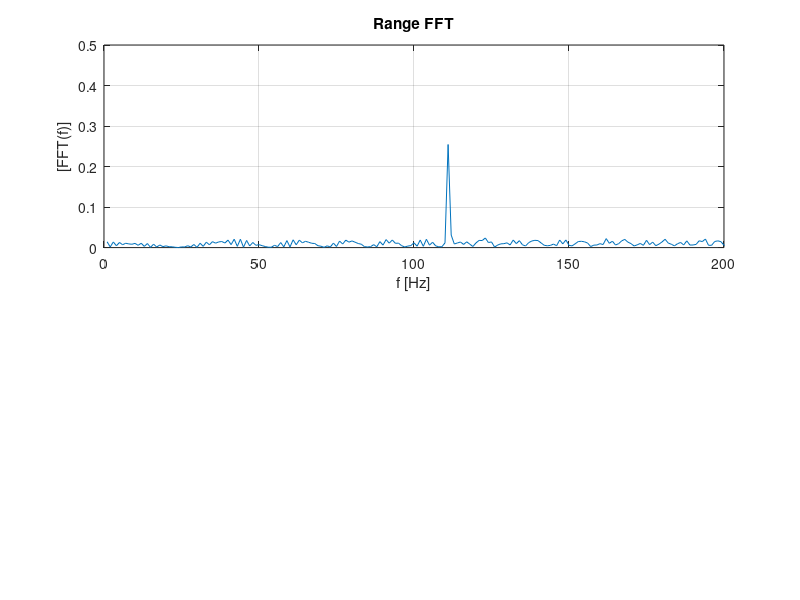
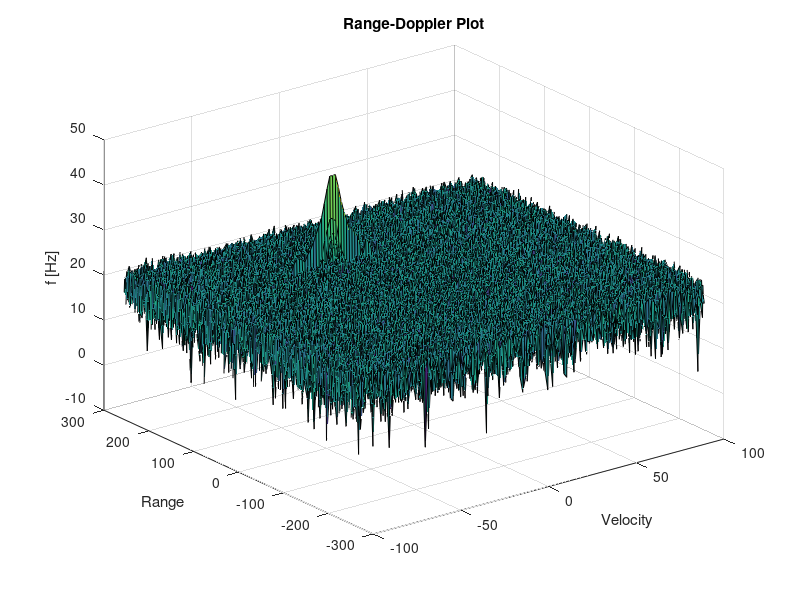

Source code (MATLAB) for these figures, in order: (Note: this script raises an error after producing the figures.)
clear all
clc;

%% Radar Specifications 
%%%%%%%%%%%%%%%%%%%%%%%%%%%
% Frequency of operation = 77GHz
% Max Range = 200m
% Range Resolution = 1 m
% Max Velocity = 100 m/s
%%%%%%%%%%%%%%%%%%%%%%%%%%%

%speed of light = 3e8
%% User Defined Range and Velocity of target

% define the target's initial position and velocity. Note : Velocity
% remains contant
 
R_Target = 110;    % initial distance of the target 
v_Traget = -20;    % speed of the target. The velocity varies from -70 to +70 m/s

%% FMCW Waveform Generation


% Design the FMCW waveform by giving the specs of each of its parameters.
% Calculate the Bandwidth (B), Chirp Time (Tchirp) and Slope (slope) of the FMCW
% chirp using the requirements above.


%Operating carrier frequency of Radar 
fc= 77e9;            % carrier freq            [Hz= 1/s]

% Initial conditions of Radar
max_range = 200;     % the radar maximum range [m]
d_res = 1;           % range resolution        [m]
c = 3*10^8 ;         % ligth speed [m/s]

% Sweep time for each chirp is defined as rule by 5.5 times of
% round trip time for Maximum Range
Tchirp = 5.5 * 2 * max_range / c;       % Tchirp

% Bandwidth for the each chirp for given resolution 
Bandwidth = c/(2*d_res);

% The slope of the chirp
Slope = Bandwidth/Tchirp;
                                                          
%The number of chirps in one sequence. Its ideal to have 2^ value for the ease of running the FFT
%for Doppler Estimation. 
Nd=128;                   % #of doppler cells OR #of sent periods % number of chirps

%The number of samples on each chirp. 
Nr=1024;                  %for length of time OR # of range cells

% Timestamp for running the displacement scenario for every sample on each
% chirp
t=linspace(0,Nd*Tchirp,Nr*Nd); %total time for samples
disp(size(t));


%Creating the vectors for Tx, Rx and Mix based on the total samples input.
Tx  = zeros(1,length(t)); %transmitted signal
Rx  = zeros(1,length(t)); %received signal
Mix = zeros(1,length(t)); %beat signal

%Similar vectors for range_covered and time delay.
r_t = zeros(1,length(t));
td  = zeros(1,length(t));


%% Signal generation and Moving Target simulation
% Running the radar scenario over the time. 

for i=1:length(t)         
    
    %For each time stamp update the Range of the Target for constant velocity. 
    r_t(i) = R_Target + v_Traget*t(i);
    tau(i) = (2*r_t(i))/c;

    %For each time sample we need update the transmitted and
    %received signal. 
    Tx(i)  = cos(2*pi * (fc*t(i) +Slope*(t(i)^2) / 2));
    Rx(i) = cos(2*pi * (fc*(t(i)-tau(i)) + 0.5*Slope*(t(i)-tau(i))^2));
    
    %Now by mixing the Transmit and Receive generate the beat signal
    %This is done by element wise matrix multiplication of Transmit and
    %Receiver Signal
    Mix(i) = Tx(i).*Rx(i);
    
end

%% RANGE MEASUREMENT

%reshape the vector into Nr*Nd array. Nr and Nd here would also define the size of
%Range and Doppler FFT respectively.
Mix = reshape(Mix,[Nr,Nd]);

%run the FFT on the beat signal along the range bins dimension (Nr) and
%normalize.
signal_fft = fft(Mix,Nr);

% Take the absolute value of FFT output
signal_fft = abs(signal_fft)./Nr;

% Output of FFT is double sided signal, but we are interested in only one side of the spectrum.
% Hence we throw out half of the samples.
signal_fft = signal_fft(1:Nr/2+1);

%plotting the range
figure ('Name','Range from First FFT')
subplot(2,1,1)
plot(signal_fft);

xlabel('f [Hz]')
ylabel('[FFT(f)]')
axis ([0 200 0 0.5]);
grid on;
title("Range FFT");

%% RANGE DOPPLER RESPONSE
% The 2D FFT implementation is already provided here. This will run a 2DFFT
% on the mixed signal (beat signal) output and generate a range doppler
% map.You will implement CFAR on the generated RDM

% Range Doppler Map Generation.

% The output of the 2D FFT is an image that has reponse in the range and
% doppler FFT bins. So, it is important to convert the axis from bin sizes
% to range and doppler based on their Max values.

Mix=reshape(Mix,[Nr,Nd]);

% 2D FFT using the FFT size for both dimensions.
sig_fft2 = fft2(Mix,Nr,Nd);

% Taking just one side of signal from Range dimension.
sig_fft2 = sig_fft2(1:Nr/2,1:Nd);

% Shift the zero-frequency component to the center of the output
sig_fft2 = fftshift (sig_fft2);

%Generate a Range Doppler Map 
RDM = abs(sig_fft2);
RDM = 10*log10(RDM) ;

%use the surf function to plot the output of 2DFFT and to show axis in both
%dimensions
doppler_axis = linspace(-100,100,Nd);
range_axis = linspace(-200,200,Nr/2)*((Nr/2)/400);
figure,surf(doppler_axis,range_axis,RDM);
xlabel("Velocity")
ylabel("Range")
zlabel("f [Hz]")
title("Range-Doppler Plot")

%% CFAR implementation
clc;
%Slide Window through the complete Range Doppler Map

%Select the number of Training Cells in both the dimensions.
Tr = 10;
Td = 8;

%Select the number of Guard Cells in both dimensions around the Cell under 
%test (CUT) for accurate estimation
Gr = 4 ;
Gd = 4 ;
n_TrainCells = (2*(Td+Gd+1)*2*(Tr+Gr+1)-(Gr*Gd)-1);

% offset the threshold by SNR value in dB
offset = 6;

%Create a vector to store noise_level for each iteration on training cells
noise_level = zeros(1,1);

%design a loop such that it slides the CUT across range doppler map by
%giving margins at the edges for Training and Guard Cells.
%For every iteration sum the signal level within all the training
%cells. To sum convert the value from logarithmic to linear using db2pow
%function. Average the summed values for all of the training
%cells used. After averaging convert it back to logarithimic using pow2db.
%Further add the offset to it to determine the threshold. Next, compare the
%signal under CUT with this threshold. If the CUT level > threshold assign
%it a value of 1, else equate it to 0.


% Use RDM[x,y] as the matrix from the output of 2D FFT for implementing
% CFAR

for i = Tr + (Gr+1) : Nr - (Gr+Tr)
    for j = Td + (Gd+1) : Nd- (Gd+Td)
        % Grid Size: (2Tr + 2Gr + 1) * (2Td+ 2Gd +1)
        for p = i - (Tr+Gr) : i + (Tr+Gr)
            for q = j - (Td+Gd) : j - (Td+Gd)
                %Summing All Cells in Training except Guard Band and CUT
                if (abs(i-p)>Gr || abs (j-q)>Gd)
                    noise_level = noise_level + db2pow(RDM(p,q)); % db2pow convert log to linear
                   
                end
            end
        end
        % Average the noise_level over all training band
       threshold = pow2db(noise_level/n_TrainCells)
       % Add the SNR offset to the threshold 
       threshold = threshold + offset;
       % Measure the signal cell in Cell Under Test (CUT) and compare
       % against threshold 
       CUT=RDM(i,j);
       if (CUT<threshold)
           RDM(i,j) = 0;
       else
           RDM(i,j) = 1;
       end
        noise_level = zeros(1,1);
    end
end
              
                    
% The process above will generate a thresholded block, which is smaller 
% than the Range Doppler Map as the CUT cannot be located at the edges of
% matrix. Hence,few cells will not be thresholded. To keep the map size same
% set those values to 0. 
 
for i = 1 : Nr/2
    for j = 1 : Nd
        if (RDM(i,j) ~= 0 && RDM(i,j) ~= 1 )
             RDM(i,j) = 0;
        end
    end
end

%display the CFAR output using the Surf function like we did for Range
%Doppler Response output.
figure,surf(doppler_axis,range_axis,RDM);
colorbar;


 
 
